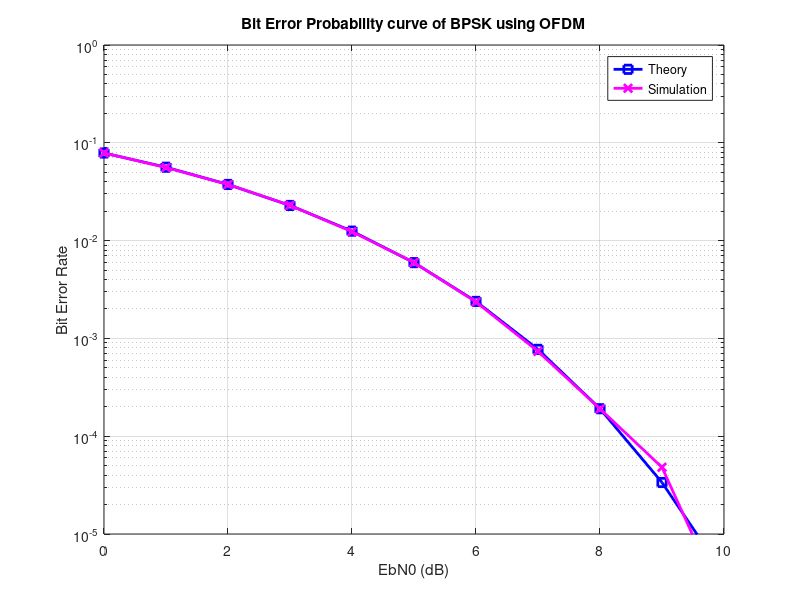

Reproduce this figure in MATLAB.
nFFT=64;
nDSC=52;
nBitPerSym=52;
nSym=10^4;
EbN0db=0:10;
EsN0db=EbN0db+10*log10(nDSC/nFFT)+10*log10(64/80);
for ii=1:length(EbN0db)
    ipBit=rand(1,nBitPerSym*nSym)>0.5;
    ipMod=2*ipBit-1;
    ipMod=reshape(ipMod,nBitPerSym,nSym).';
    xF=[zeros(nSym,6),ipMod(:,1:nBitPerSym/2),zeros(nSym,1),ipMod(:,nBitPerSym/2+1:nBitPerSym),zeros(nSym,5)];
    xt=(nFFT/sqrt(nDSC))*ifft(fftshift(xF.')).';
    xt=[xt(:,49:64) xt];
    xt=reshape(xt.',1,nSym*80);
    nt=(1/sqrt(2))*(randn(1,nSym*80)+1j*randn(1,nSym*80));
    yt=sqrt(80/64)*xt+10.^(-EsN0db(ii)/20)*nt;
    yt=reshape(yt.',80,nSym).';
    yt= yt(:,17:80);
    yF=(sqrt(nDSC)/nFFT)*fftshift(fft(yt.')).';
    yMod=yF(:,[6+(1:nBitPerSym/2),7+(nBitPerSym/2+1:nBitPerSym)]);
    ipModHat=2*floor(real(yMod/2))+1;
    ipModHat(ipModHat>1)=1;
    ipModHat(ipModHat<-1)=-1;
    ipBitHat=(ipModHat+1)/2;
    ipBitHat=reshape(ipBitHat.',nBitPerSym*nSym,1).';
    nErr(ii)=sum(ipBitHat~=ipBit);
end
simBER=nErr/(nBitPerSym*nSym);
theoryBER=(1/2)*erfc(sqrt(10.^(EbN0db/10)));
figure;
semilogy(EbN0db,theoryBER,'bs-','LineWidth',2);
hold on;
semilogy(EbN0db,simBER,'mx-','LineWidth',2);
axis([0 10 10^-5 1]);
grid on;
legend('Theory','Simulation');
title("Bit Error Probability curve of BPSK using OFDM");
xlabel("EbN0 (dB)");
ylabel("Bit Error Rate");